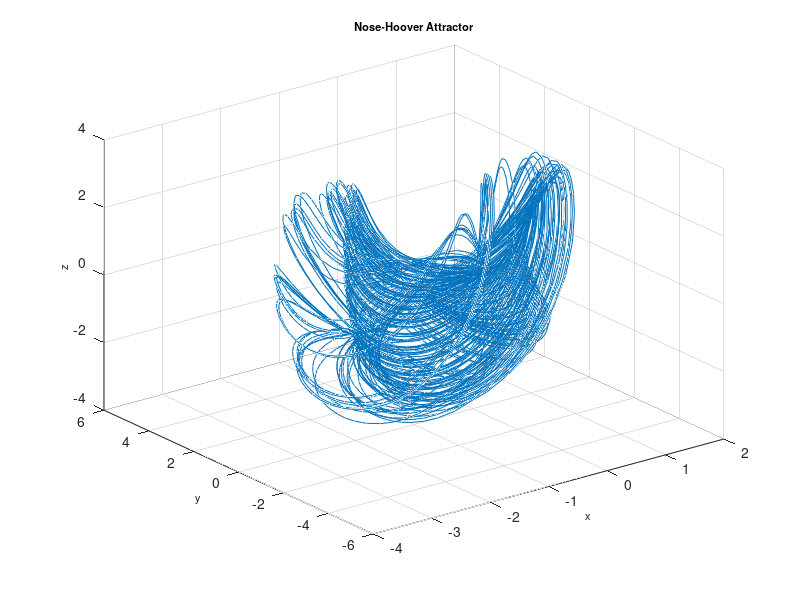

Write the MATLAB code that produced this figure.
function Nose
%==========================================================================
% Matlab program to plot a phase portrait of the 3D chaotic system
%==========================================================================
clear
clc
clf
%==================== Parameters ==========================================
a =1.5;
%===================== Initial conditions =================================
initial=[0.1, 0.1, 0.2]; 
% =============== Solves ODEs =============================================
deq1=@(t,x) [x(2); -x(1)+x(2)*x(3); a-x(2)^2];
[~,sol] = ode45(deq1,[0, 1000],initial);
%============= Runs simulation ============================================
    plot3(sol(:,1),sol(:,2),sol(:,3)),grid
    title('Nose-Hoover Attractor','fontsize',8)
    xlabel('x','fontsize',8)
    ylabel('y','fontsize',8)
    zlabel('z','fontsize',8)
%================= End of program =========================================
